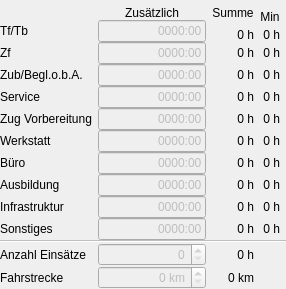
          <widget class="QWidget" name="tabZeiten">
           <attribute name="title">
            <string>Konto</string>
           </attribute>
           <layout class="QGridLayout" name="gridLayout_4" columnstretch="0,0,0,0,1">
            <property name="leftMargin">
             <number>0</number>
            </property>
            <property name="topMargin">
             <number>6</number>
            </property>
            <property name="rightMargin">
             <number>0</number>
            </property>
            <property name="bottomMargin">
             <number>0</number>
            </property>
            <property name="horizontalSpacing">
             <number>6</number>
            </property>
            <property name="verticalSpacing">
             <number>0</number>
            </property>
            <item row="1" column="1" rowspan="2">
             <widget class="QLineEdit" name="lineTf">
              <property name="enabled">
               <bool>false</bool>
              </property>
              <property name="inputMask">
               <string>9999:99</string>
              </property>
              <property name="text">
               <string>0000:00</string>
              </property>
              <property name="maxLength">
               <number>7</number>
              </property>
              <property name="alignment">
               <set>Qt::AlignRight|Qt::AlignTrailing|Qt::AlignVCenter</set>
              </property>
              <property name="clearButtonEnabled">
               <bool>false</bool>
              </property>
             </widget>
            </item>
            <item row="0" column="3" rowspan="2">
             <widget class="QLabel" name="labelMin">
              <property name="text">
               <string>Min</string>
              </property>
              <property name="alignment">
               <set>Qt::AlignCenter</set>
              </property>
             </widget>
            </item>
            <item row="8" column="3">
             <widget class="QLabel" name="labelMinBuero">
              <property name="text">
               <string>0 h</string>
              </property>
              <property name="alignment">
               <set>Qt::AlignRight|Qt::AlignTrailing|Qt::AlignVCenter</set>
              </property>
             </widget>
            </item>
            <item row="11" column="1">
             <widget class="QLineEdit" name="lineSonstiges">
              <property name="enabled">
               <bool>false</bool>
              </property>
              <property name="inputMask">
               <string>9999:99</string>
              </property>
              <property name="text">
               <string>0000:00</string>
              </property>
              <property name="maxLength">
               <number>7</number>
              </property>
              <property name="alignment">
               <set>Qt::AlignRight|Qt::AlignTrailing|Qt::AlignVCenter</set>
              </property>
              <property name="clearButtonEnabled">
               <bool>false</bool>
              </property>
             </widget>
            </item>
            <item row="2" column="3">
             <widget class="QLabel" name="labelMinTf">
              <property name="text">
               <string>0 h</string>
              </property>
              <property name="alignment">
               <set>Qt::AlignRight|Qt::AlignTrailing|Qt::AlignVCenter</set>
              </property>
             </widget>
            </item>
            <item row="3" column="1">
             <widget class="QLineEdit" name="lineZf">
              <property name="enabled">
               <bool>false</bool>
              </property>
              <property name="inputMask">
               <string>9999:99</string>
              </property>
              <property name="text">
               <string>0000:00</string>
              </property>
              <property name="maxLength">
               <number>7</number>
              </property>
              <property name="alignment">
               <set>Qt::AlignRight|Qt::AlignTrailing|Qt::AlignVCenter</set>
              </property>
              <property name="clearButtonEnabled">
               <bool>false</bool>
              </property>
             </widget>
            </item>
            <item row="11" column="3">
             <widget class="QLabel" name="labelMinSonstiges">
              <property name="text">
               <string>0 h</string>
              </property>
              <property name="alignment">
               <set>Qt::AlignRight|Qt::AlignTrailing|Qt::AlignVCenter</set>
              </property>
             </widget>
            </item>
            <item row="7" column="1">
             <widget class="QLineEdit" name="lineWerkstatt">
              <property name="enabled">
               <bool>false</bool>
              </property>
              <property name="inputMask">
               <string>9999:99</string>
              </property>
              <property name="text">
               <string>0000:00</string>
              </property>
              <property name="maxLength">
               <number>7</number>
              </property>
              <property name="alignment">
               <set>Qt::AlignRight|Qt::AlignTrailing|Qt::AlignVCenter</set>
              </property>
              <property name="clearButtonEnabled">
               <bool>false</bool>
              </property>
             </widget>
            </item>
            <item row="4" column="0">
             <widget class="QLabel" name="labelZub">
              <property name="text">
               <string>Zub/Begl.o.b.A.</string>
              </property>
              <property name="buddy">
               <cstring>lineZub</cstring>
              </property>
             </widget>
            </item>
            <item row="13" column="0">
             <widget class="QLabel" name="labelAnzahl">
              <property name="text">
               <string>Anzahl Einsätze</string>
              </property>
              <property name="buddy">
               <cstring>doubleAnzahl</cstring>
              </property>
             </widget>
            </item>
            <item row="8" column="2">
             <widget class="QLabel" name="labelBueroSum">
              <property name="text">
               <string>0 h</string>
              </property>
              <property name="textFormat">
               <enum>Qt::PlainText</enum>
              </property>
              <property name="alignment">
               <set>Qt::AlignRight|Qt::AlignTrailing|Qt::AlignVCenter</set>
              </property>
             </widget>
            </item>
            <item row="7" column="3">
             <widget class="QLabel" name="labelMinWerkstatt">
              <property name="text">
               <string>0 h</string>
              </property>
              <property name="alignment">
               <set>Qt::AlignRight|Qt::AlignTrailing|Qt::AlignVCenter</set>
              </property>
             </widget>
            </item>
            <item row="9" column="3">
             <widget class="QLabel" name="labelMinAusbildung">
              <property name="text">
               <string>0 h</string>
              </property>
              <property name="alignment">
               <set>Qt::AlignRight|Qt::AlignTrailing|Qt::AlignVCenter</set>
              </property>
             </widget>
            </item>
            <item row="5" column="0">
             <widget class="QLabel" name="labelService">
              <property name="text">
               <string>Service</string>
              </property>
              <property name="buddy">
               <cstring>lineService</cstring>
              </property>
             </widget>
            </item>
            <item row="8" column="0">
             <widget class="QLabel" name="labelBuero">
              <property name="text">
               <string>Büro</string>
              </property>
              <property name="buddy">
               <cstring>lineBuero</cstring>
              </property>
             </widget>
            </item>
            <item row="9" column="1">
             <widget class="QLineEdit" name="lineAusbildung">
              <property name="enabled">
               <bool>false</bool>
              </property>
              <property name="inputMask">
               <string>9999:99</string>
              </property>
              <property name="text">
               <string>0000:00</string>
              </property>
              <property name="maxLength">
               <number>7</number>
              </property>
              <property name="alignment">
               <set>Qt::AlignRight|Qt::AlignTrailing|Qt::AlignVCenter</set>
              </property>
              <property name="clearButtonEnabled">
               <bool>false</bool>
              </property>
             </widget>
            </item>
            <item row="6" column="1">
             <widget class="QLineEdit" name="lineZugVorbereiten">
              <property name="enabled">
               <bool>false</bool>
              </property>
              <property name="inputMask">
               <string>9999:99</string>
              </property>
              <property name="text">
               <string>0000:00</string>
              </property>
              <property name="maxLength">
               <number>7</number>
              </property>
              <property name="alignment">
               <set>Qt::AlignRight|Qt::AlignTrailing|Qt::AlignVCenter</set>
              </property>
              <property name="clearButtonEnabled">
               <bool>false</bool>
              </property>
             </widget>
            </item>
            <item row="4" column="4">
             <spacer name="horizontalSpacer">
              <property name="orientation">
               <enum>Qt::Horizontal</enum>
              </property>
              <property name="sizeHint" stdset="0">
               <size>
                <width>0</width>
                <height>0</height>
               </size>
              </property>
             </spacer>
            </item>
            <item row="3" column="3">
             <widget class="QLabel" name="labelMinZf">
              <property name="text">
               <string>0 h</string>
              </property>
              <property name="alignment">
               <set>Qt::AlignRight|Qt::AlignTrailing|Qt::AlignVCenter</set>
              </property>
             </widget>
            </item>
            <item row="7" column="0">
             <widget class="QLabel" name="labelWerkstatt">
              <property name="text">
               <string>Werkstatt</string>
              </property>
              <property name="buddy">
               <cstring>lineWerkstatt</cstring>
              </property>
             </widget>
            </item>
            <item row="3" column="0">
             <widget class="QLabel" name="labelZf">
              <property name="text">
               <string>Zf</string>
              </property>
              <property name="buddy">
               <cstring>lineZf</cstring>
              </property>
             </widget>
            </item>
            <item row="6" column="3">
             <widget class="QLabel" name="labelMinZugVorbereiten">
              <property name="text">
               <string>0 h</string>
              </property>
              <property name="alignment">
               <set>Qt::AlignRight|Qt::AlignTrailing|Qt::AlignVCenter</set>
              </property>
             </widget>
            </item>
            <item row="5" column="2">
             <widget class="QLabel" name="labelServiceSum">
              <property name="text">
               <string>0 h</string>
              </property>
              <property name="textFormat">
               <enum>Qt::PlainText</enum>
              </property>
              <property name="alignment">
               <set>Qt::AlignRight|Qt::AlignTrailing|Qt::AlignVCenter</set>
              </property>
             </widget>
            </item>
            <item row="13" column="1">
             <widget class="QDoubleSpinBox" name="doubleAnzahl">
              <property name="enabled">
               <bool>false</bool>
              </property>
              <property name="alignment">
               <set>Qt::AlignRight|Qt::AlignTrailing|Qt::AlignVCenter</set>
              </property>
              <property name="decimals">
               <number>0</number>
              </property>
              <property name="maximum">
               <double>1000.000000000000000</double>
              </property>
             </widget>
            </item>
            <item row="7" column="2">
             <widget class="QLabel" name="labelWerkstattSum">
              <property name="text">
               <string>0 h</string>
              </property>
              <property name="textFormat">
               <enum>Qt::PlainText</enum>
              </property>
              <property name="alignment">
               <set>Qt::AlignRight|Qt::AlignTrailing|Qt::AlignVCenter</set>
              </property>
             </widget>
            </item>
            <item row="14" column="2">
             <widget class="QLabel" name="labelKilometerSum">
              <property name="text">
               <string>0 km</string>
              </property>
              <property name="textFormat">
               <enum>Qt::PlainText</enum>
              </property>
              <property name="alignment">
               <set>Qt::AlignRight|Qt::AlignTrailing|Qt::AlignVCenter</set>
              </property>
             </widget>
            </item>
            <item row="6" column="0">
             <widget class="QLabel" name="labelZugVorbereiten">
              <property name="text">
               <string>Zug Vorbereitung</string>
              </property>
              <property name="buddy">
               <cstring>lineZugVorbereiten</cstring>
              </property>
             </widget>
            </item>
            <item row="0" column="2">
             <widget class="QLabel" name="labelSumme">
              <property name="text">
               <string>Summe</string>
              </property>
              <property name="alignment">
               <set>Qt::AlignCenter</set>
              </property>
             </widget>
            </item>
            <item row="1" column="0" rowspan="2">
             <widget class="QLabel" name="labelTf">
              <property name="text">
               <string>Tf/Tb</string>
              </property>
              <property name="buddy">
               <cstring>lineTf</cstring>
              </property>
             </widget>
            </item>
            <item row="4" column="1">
             <widget class="QLineEdit" name="lineZub">
              <property name="enabled">
               <bool>false</bool>
              </property>
              <property name="inputMask">
               <string>9999:99</string>
              </property>
              <property name="text">
               <string>0000:00</string>
              </property>
              <property name="maxLength">
               <number>7</number>
              </property>
              <property name="alignment">
               <set>Qt::AlignRight|Qt::AlignTrailing|Qt::AlignVCenter</set>
              </property>
              <property name="clearButtonEnabled">
               <bool>false</bool>
              </property>
             </widget>
            </item>
            <item row="0" column="1">
             <widget class="QLabel" name="labelZusaetzlich">
              <property name="statusTip">
               <string>Tragen Sie hier die zusätzlichen Stunden ein, die eine Person geleistet hat</string>
              </property>
              <property name="text">
               <string>Zusätzlich</string>
              </property>
              <property name="alignment">
               <set>Qt::AlignCenter</set>
              </property>
             </widget>
            </item>
            <item row="14" column="1">
             <widget class="QDoubleSpinBox" name="doubleKilometer">
              <property name="enabled">
               <bool>false</bool>
              </property>
              <property name="alignment">
               <set>Qt::AlignRight|Qt::AlignTrailing|Qt::AlignVCenter</set>
              </property>
              <property name="suffix">
               <string> km</string>
              </property>
              <property name="decimals">
               <number>0</number>
              </property>
              <property name="maximum">
               <double>99999.000000000000000</double>
              </property>
             </widget>
            </item>
            <item row="13" column="2">
             <widget class="QLabel" name="labelAnzahlSum">
              <property name="text">
               <string>0 h</string>
              </property>
              <property name="textFormat">
               <enum>Qt::PlainText</enum>
              </property>
              <property name="alignment">
               <set>Qt::AlignRight|Qt::AlignTrailing|Qt::AlignVCenter</set>
              </property>
             </widget>
            </item>
            <item row="4" column="2">
             <widget class="QLabel" name="labelZubSum">
              <property name="text">
               <string>0 h</string>
              </property>
              <property name="textFormat">
               <enum>Qt::PlainText</enum>
              </property>
              <property name="alignment">
               <set>Qt::AlignRight|Qt::AlignTrailing|Qt::AlignVCenter</set>
              </property>
             </widget>
            </item>
            <item row="11" column="0">
             <widget class="QLabel" name="labelSonstiges">
              <property name="text">
               <string>Sonstiges</string>
              </property>
              <property name="buddy">
               <cstring>lineSonstiges</cstring>
              </property>
             </widget>
            </item>
            <item row="12" column="0" colspan="5">
             <widget class="Line" name="line_4">
              <property name="enabled">
               <bool>false</bool>
              </property>
              <property name="orientation">
               <enum>Qt::Horizontal</enum>
              </property>
             </widget>
            </item>
            <item row="11" column="2">
             <widget class="QLabel" name="labelSonstigesSum">
              <property name="text">
               <string>0 h</string>
              </property>
              <property name="textFormat">
               <enum>Qt::PlainText</enum>
              </property>
              <property name="alignment">
               <set>Qt::AlignRight|Qt::AlignTrailing|Qt::AlignVCenter</set>
              </property>
             </widget>
            </item>
            <item row="9" column="2">
             <widget class="QLabel" name="labelAusbildungSum">
              <property name="text">
               <string>0 h</string>
              </property>
              <property name="textFormat">
               <enum>Qt::PlainText</enum>
              </property>
              <property name="alignment">
               <set>Qt::AlignRight|Qt::AlignTrailing|Qt::AlignVCenter</set>
              </property>
             </widget>
            </item>
            <item row="5" column="1">
             <widget class="QLineEdit" name="lineService">
              <property name="enabled">
               <bool>false</bool>
              </property>
              <property name="inputMask">
               <string>9999:99</string>
              </property>
              <property name="text">
               <string>0000:00</string>
              </property>
              <property name="maxLength">
               <number>7</number>
              </property>
              <property name="alignment">
               <set>Qt::AlignRight|Qt::AlignTrailing|Qt::AlignVCenter</set>
              </property>
              <property name="clearButtonEnabled">
               <bool>false</bool>
              </property>
             </widget>
            </item>
            <item row="5" column="3">
             <widget class="QLabel" name="labelMinService">
              <property name="text">
               <string>0 h</string>
              </property>
              <property name="alignment">
               <set>Qt::AlignRight|Qt::AlignTrailing|Qt::AlignVCenter</set>
              </property>
             </widget>
            </item>
            <item row="14" column="0">
             <widget class="QLabel" name="labelStrecke">
              <property name="text">
               <string>Fahrstrecke</string>
              </property>
              <property name="buddy">
               <cstring>doubleKilometer</cstring>
              </property>
             </widget>
            </item>
            <item row="3" column="2">
             <widget class="QLabel" name="labelZfSum">
              <property name="text">
               <string>0 h</string>
              </property>
              <property name="textFormat">
               <enum>Qt::PlainText</enum>
              </property>
              <property name="alignment">
               <set>Qt::AlignRight|Qt::AlignTrailing|Qt::AlignVCenter</set>
              </property>
             </widget>
            </item>
            <item row="2" column="2">
             <widget class="QLabel" name="labelTfSum">
              <property name="text">
               <string>0 h</string>
              </property>
              <property name="textFormat">
               <enum>Qt::PlainText</enum>
              </property>
              <property name="alignment">
               <set>Qt::AlignRight|Qt::AlignTrailing|Qt::AlignVCenter</set>
              </property>
             </widget>
            </item>
            <item row="9" column="0">
             <widget class="QLabel" name="labelAusbildung_2">
              <property name="text">
               <string>Ausbildung</string>
              </property>
              <property name="buddy">
               <cstring>lineAusbildung</cstring>
              </property>
             </widget>
            </item>
            <item row="8" column="1">
             <widget class="QLineEdit" name="lineBuero">
              <property name="enabled">
               <bool>false</bool>
              </property>
              <property name="inputMask">
               <string>9999:99</string>
              </property>
              <property name="text">
               <string>0000:00</string>
              </property>
              <property name="maxLength">
               <number>7</number>
              </property>
              <property name="alignment">
               <set>Qt::AlignRight|Qt::AlignTrailing|Qt::AlignVCenter</set>
              </property>
              <property name="clearButtonEnabled">
               <bool>false</bool>
              </property>
             </widget>
            </item>
            <item row="6" column="2">
             <widget class="QLabel" name="labelZugVorbereitenSum">
              <property name="text">
               <string>0 h</string>
              </property>
              <property name="textFormat">
               <enum>Qt::PlainText</enum>
              </property>
              <property name="alignment">
               <set>Qt::AlignRight|Qt::AlignTrailing|Qt::AlignVCenter</set>
              </property>
             </widget>
            </item>
            <item row="4" column="3">
             <widget class="QLabel" name="labelMinZub">
              <property name="text">
               <string>0 h</string>
              </property>
              <property name="alignment">
               <set>Qt::AlignRight|Qt::AlignTrailing|Qt::AlignVCenter</set>
              </property>
             </widget>
            </item>
            <item row="10" column="1">
             <widget class="QLineEdit" name="lineInfrastruktur">
              <property name="enabled">
               <bool>false</bool>
              </property>
              <property name="inputMask">
               <string>9999:99</string>
              </property>
              <property name="text">
               <string>0000:00</string>
              </property>
              <property name="alignment">
               <set>Qt::AlignRight|Qt::AlignTrailing|Qt::AlignVCenter</set>
              </property>
              <property name="clearButtonEnabled">
               <bool>false</bool>
              </property>
             </widget>
            </item>
            <item row="10" column="2">
             <widget class="QLabel" name="labelInfrastrukturSum">
              <property name="text">
               <string>0 h</string>
              </property>
              <property name="textFormat">
               <enum>Qt::PlainText</enum>
              </property>
              <property name="alignment">
               <set>Qt::AlignRight|Qt::AlignTrailing|Qt::AlignVCenter</set>
              </property>
             </widget>
            </item>
            <item row="10" column="3">
             <widget class="QLabel" name="labelMinInfrastruktur">
              <property name="text">
               <string>0 h</string>
              </property>
              <property name="alignment">
               <set>Qt::AlignRight|Qt::AlignTrailing|Qt::AlignVCenter</set>
              </property>
             </widget>
            </item>
            <item row="10" column="0">
             <widget class="QLabel" name="labelInfrastruktur">
              <property name="text">
               <string>Infrastruktur</string>
              </property>
              <property name="buddy">
               <cstring>lineInfrastruktur</cstring>
              </property>
             </widget>
            </item>
            <item row="15" column="0" colspan="5">
             <spacer name="verticalSpacer_2">
              <property name="orientation">
               <enum>Qt::Vertical</enum>
              </property>
              <property name="sizeHint" stdset="0">
               <size>
                <width>0</width>
                <height>0</height>
               </size>
              </property>
             </spacer>
            </item>
           </layout>
          </widget>
